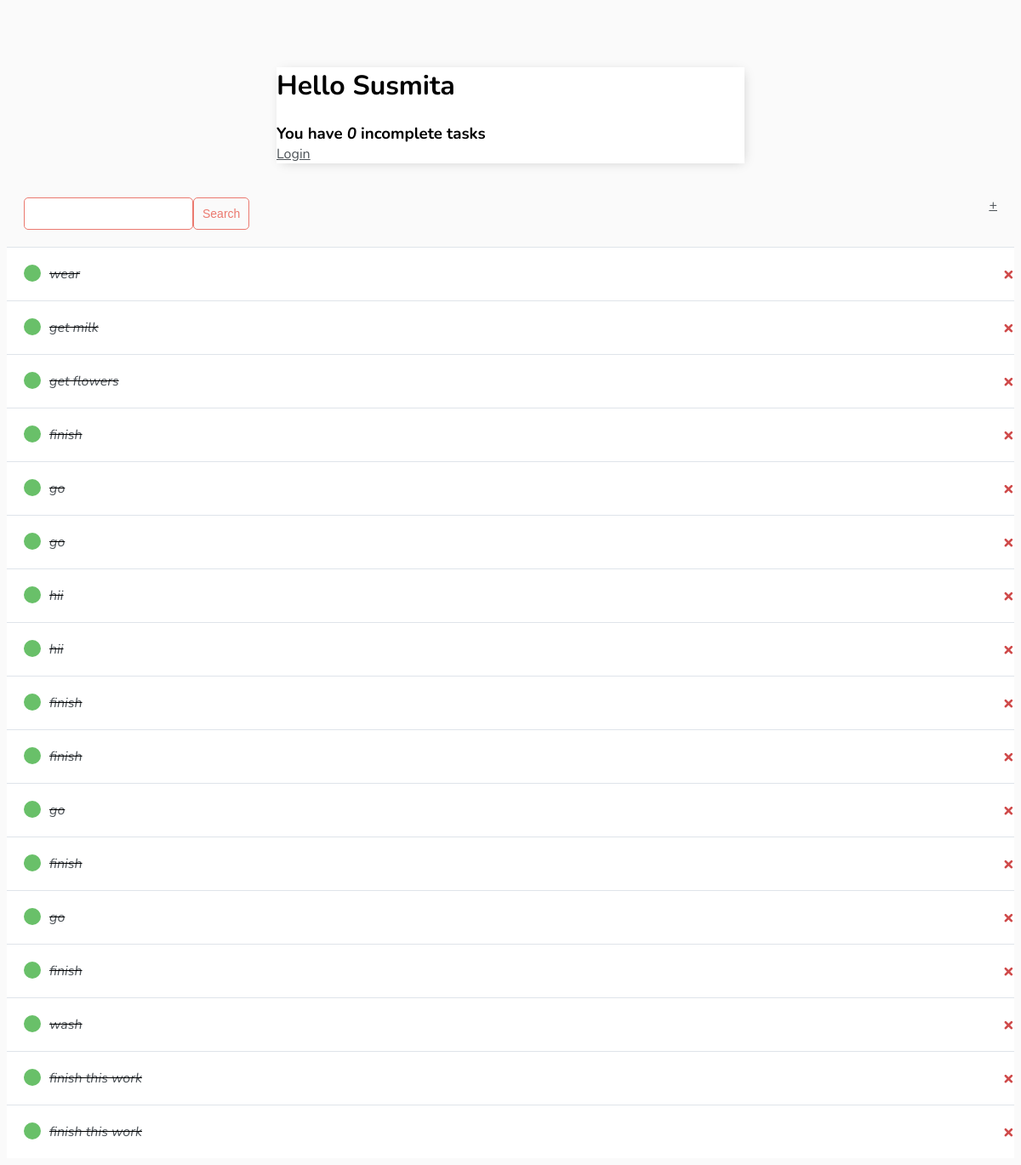
Screenshot of / (signed in) with the database file from the repository.
### base/models.py (models this page shows)
class Task(models.Model):
    user = models.ForeignKey(
        User, on_delete=models.CASCADE,null=True,blank=True)
    title = models.CharField(max_length=200)
    description = models.TextField(null=True, blank=True)
    complete = models.BooleanField(default=False)
    create = models.DateTimeField(auto_now_add=True)
    def __str__(self):
        return self.title
    class Meta:
        ordering = ['complete']

### base/views.py (the view)
# urls.py: path('',TaskList.as_view(), name='tasks'),
class TaskList(LoginRequiredMixin, ListView):
    model = Task
    context_object_name = 'tasks'
    def get_context_data(self, **kwargs):
        context = super().get_context_data(**kwargs)
        context['tasks'] = context['tasks'].filter(user=self.request.user)
        context['count'] = context['tasks'].filter(complete=False).count()
        search_input = self.request.GET.get('search-area') or ''
        if search_input:
            context['tasks'] = context['tasks'].filter(
                title__startswith=search_input)
        context['search_input'] = search_input
        return context

### base/templates/base/task_list.html
 {% extends 'base/main.html' %}
 {% block content %}
 <class="header-bar">
    <div>
        <h1>Hello {{request.user|title}}</h1>
        <h3 style="margin:0">You have <i>{{count}}</i> incomplete task{{ count|pluralize:"s" }}</h3>
    </div>
   {% if request.user.is_aunthenticated %}
   <a href="{% url 'logout' %}">Logout</a>
   {% else %}
   <a href="{% url 'login' %}">Login</a>
   {% endif %}
</div>
<div id="search-add-wrapper">
    <form method="GET" style="margin-top: 20px;display: flex;">
        <input type='text' name='search-area' value ="{{search_input}}" >
        <input class="button" type="submit" value='Search'>
    </form>
    <a class="add-link" href="{% url 'task-create' %}">&#x2b;</a>
</div>
<div class="task-items-wrapper">
    {% for task in tasks %}
        <div class="task-wrapper">
            {% if task.complete %}
                <div class="task-title">
                    <div class="task-complete-icon"></div>
                    <i><s><a href="{% url 'task-update' task.id %}">{{task}}</a></s></i>
                </div>
                <a class="delete-link" href="{% url 'task-delete' task.id %}">&#215;</a>
            {% else %}
            <div class="task-title">
                <div class="task-incomplete-icon"></div>
                <a href="{% url 'task-update' task.id %}">{{task}}</a>
            </div>
            <a class="delete-link" href="{% url 'task-delete' task.id %}">&#215;</a>
            {% endif %}
        </div>
    {% empty %}
    <h3>No Items in list</h3>
     {% endfor %}
    </div>
 {% endblock content %}

### base/templates/base/main.html (shortened to what this page needs)
<!DOCTYPE html>
<html lang="en">
<head>
</head>
<body>
    <div class="container">
        {% block content %}
        {% endblock content %}
</body>
</html>

### base/templates/base/main.html (style rules this page uses)
body { background-color: #FAFAFA; font-family: 'Nunito', sans-serif; padding-top: 50px; }
h1, h2, h3, h4, h5, h6, { font-family: 'Raleway', sans-serif; }
a, p { color: #4b5156 }
.container { max-width: 550px; margin: auto; background-color: #fff; -webkit-box-shadow: 2px 2px 13px -4px rgba(0, 0, 0, 0.21); box-shadow: 2px 2px 13px -4px rgba(0, 0, 0, 0.21); }
.task-wrapper { display: flex; align-items: center; justify-content: space-between; background-color: #fff; border-top: 1px solid #dfe4ea; overflow: hidden; }
.task-title { display: flex; padding: 20px; }
.task-title a { text-decoration: none; color: #4b5156; margin-left: 10px; }
.task-complete-icon { height: 20px; width: 20px; background-color: rgb(105, 192, 105); border-radius: 50%; }
.delete-link { text-decoration: none; font-weight: 900; color: #cf4949; font-size: 22px; line-height: 0; padding: 20px 0px; }
#search-add-wrapper { display: flex; justify-content: space-between; align-items: center; padding: 20px; }
input[type=text], input[type=password], textarea { border: 1px solid #EB796F; border-radius: 5px; padding: 10px; width: 90%; }
.button { border:1px solid #EB796F; background-color: #FAFAFA; color: #EB796F; padding: 10px; font-size: 14px; border-radius: 5px; cursor: pointer; text-decoration: none; }

### rows the page displays
Task: title "wear"
Task: title "get milk"
Task: title "get flowers"
Task: title "finish"
Task: title "go"
Task: title "go"
Task: title "hii"
Task: title "hii"
Task: title "finish"
Task: title "finish"
Task: title "go"
Task: title "finish"
Task: title "go"
Task: title "finish"
Task: title "wash"
Task: title "finish this work"
Task: title "finish this work"

### other values shown
{{ request.user|title }} "Susmita"
{{ count }} "0"
